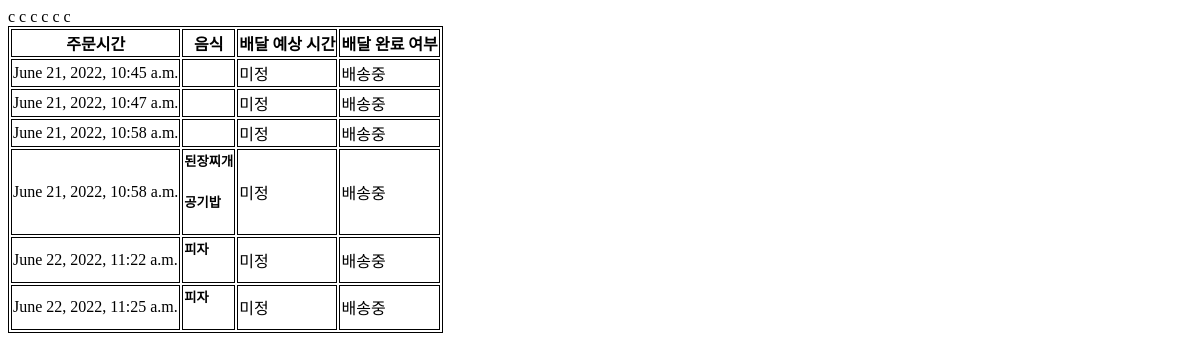
/order/order/, run on an earlier commit of the app's database.
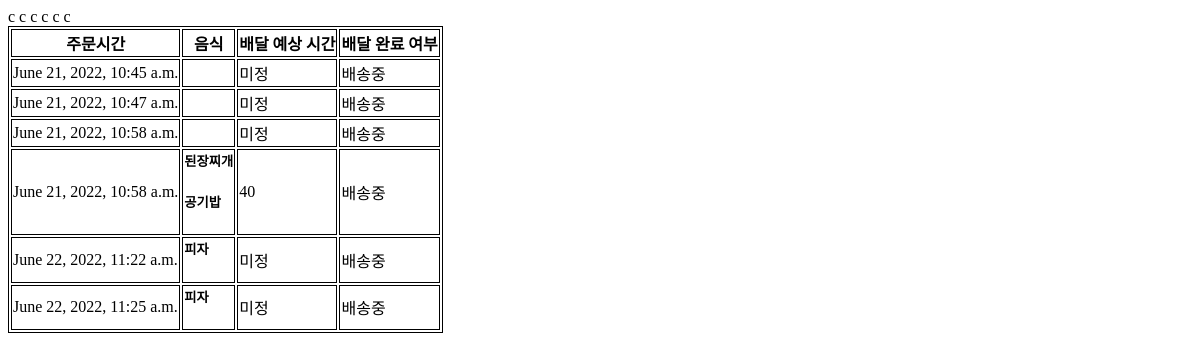
And on a later commit of the database.
### order/models.py (models this page shows)
class Order(models.Model):
    shop = models.ForeignKey(Shop, on_delete=models.CASCADE)
    order_date = models.DateTimeField('date ordered')
    address = models.CharField(max_length=40)
    estimate_time = models.IntegerField(default=-1)
    deliver_finish = models.BooleanField(default=0)

### order/views.py (the view)
# urls.py: path('order/', include('order.urls')),
@csrf_exempt
def order(request):
  if request.method == 'POST':
    address = request.POST['address']
    shop = request.POST['shop']
    food_list = request.POST.getlist('menu')
    order_date = timezone.now()
    shop_item = Shop.objects.get(pk=shop)
    shop_item.order_set.create(address=address, order_date=order_date, shop=int(shop))
    order_item = Order.objects.get(pk=shop_item.order_set.latest('id').id)
    for food in food_list:
      order_item.orderfood_set.create(food_name=food)
    return render(request, 'order/success.html');
  elif request.method == 'GET':
    order_list = Order.objects.all()
    return render(request, 'order/order_list.html', {'order_list': order_list});

### order/templates/order/order_list.html (shortened to what this page needs)
<table style="border: 1px solid black">
  <tr style="border: 1px solid black">
    <th style="border: 1px solid black">주문시간</th>
    <th style="border: 1px solid black">음식</th>
    <th style="border: 1px solid black">배달 예상 시간</th>
    <th style="border: 1px solid black">배달 완료 여부</th>
  </tr>
  {% for order in order_list %}
  <tr style="border: 1px solid black">
    <td style="border: 1px solid black">
      {{order.order_date}}
    </td>
    <td style="border: 1px solid black">
      {%for food in order.orderfood_set.all%}
      <h5>{{food.food_name}}</h5>
      {%endfor%}
    </td>
    <td style="border: 1px solid black">
      {% if order.estimate_time == -1 %}
      미정
      {% else %}
      {{order.estimate_time}}
      {% endif %}
    </td>
    <td style="border: 1px solid black">
      {% if order.deliver_finish == 0 %}
      배송중
      {% else %}
      완료
      {%endif%}
    </td>
  </tr>
  {%endfor%}
</table>

What changed in the data, as far as the page shows it:
changed Order (number 4 of 6 on the later page): estimate_time (not shown) → "40"; no longer shows "미정"
